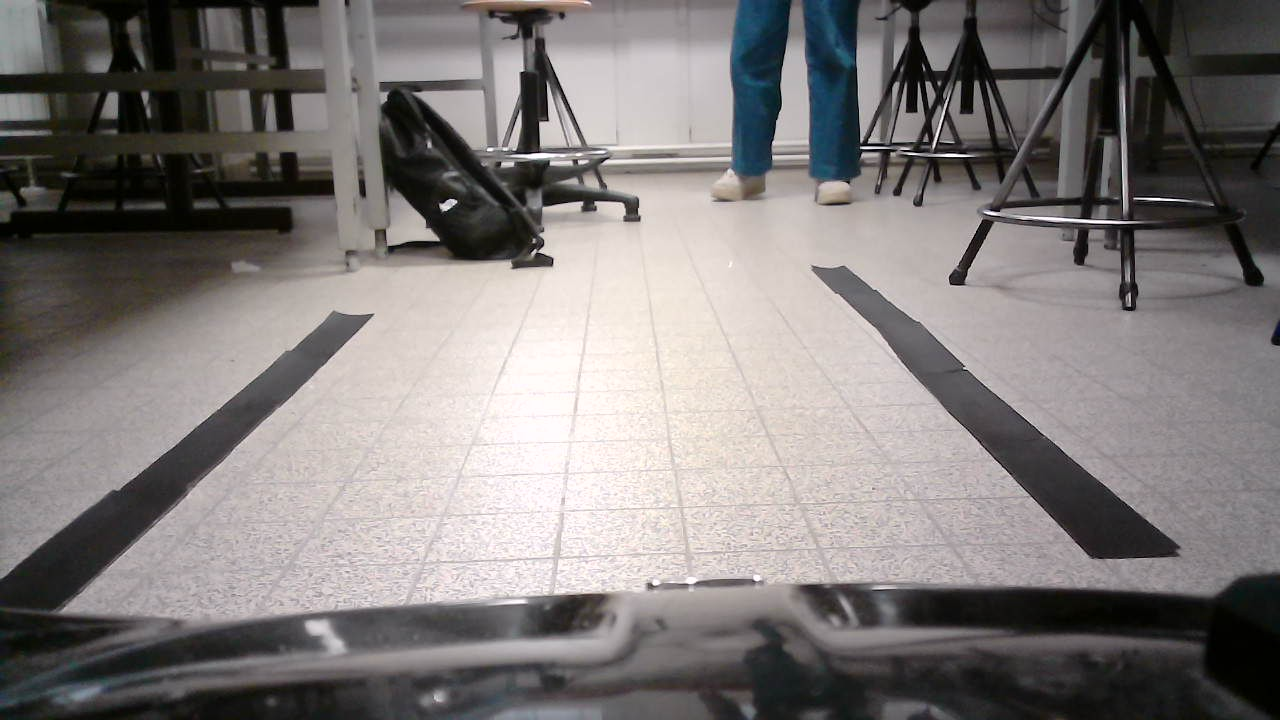
#> input picture raspberryPI3/ros2_ws/src/adas/resource/Lane-detection-opencv-python/image_test.jpg, 1280 x 720 px
$ jupyter execute Lane-detection-opencv.ipynb
#> lines starting #> are read from the running program, lines starting #| are printed output that depends on the picture; after the words box and inside, x2 and y2 are one past the last pixel; in counts of white or black regions, pixels touching at a corner belong together
# Lane Detection using OpenCV
##### Based on https://github.com/d-misra/Lane-detection-opencv-python

Modification made to fit the indoor setting of the geicar:
- Hough lines thereshold and min line length
- Mask to extract the black color of a picture
- Modification of the Hough-line averaging with pick_lane_lines to filter the raw Hough detection
- Modification to have utility functions reusable in the geicar architecture

[cell 1]
import cv2
import matplotlib.pyplot as plt
import numpy as np

[cell 2]
#Utility functions

# Canny edge detection + Remove irrelevant segments of the image and retain only the lane portion
def canny_edges_with_roi(
    binary_mask,
    canny_low=50,
    canny_high=150,
    roi_vertical_ratio=0.5
):
    edges = cv2.Canny(binary_mask, canny_low, canny_high)

    h, w = edges.shape[:2]
    roi_mask = np.zeros_like(edges)
    cv2.rectangle(
        roi_mask,
        (0, int(h * roi_vertical_ratio)),
        (w, h),
        255,
        -1
    )
    return cv2.bitwise_and(edges, roi_mask)


# Averages Hough segments into left/right lane(s)
def hough_lines(
    edges,
    rho=1,
    theta=np.pi / 180,
    threshold=25,
    min_line_length=120,
    max_line_gap=30
):
    return cv2.HoughLinesP(
        edges,
        rho=rho,
        theta=theta,
        threshold=threshold,
        minLineLength=min_line_length,
        maxLineGap=max_line_gap
    )

# dark‑tape color mask
def dark_tape_mask(
    bgr_image,
    lower_dark=np.array([0, 0, 0]),
    upper_dark=np.array([180, 80, 120]),
    kernel_size=5
):
    hsv = cv2.cvtColor(bgr_image, cv2.COLOR_BGR2HSV)
    mask = cv2.inRange(hsv, lower_dark, upper_dark)

    kernel = np.ones((kernel_size, kernel_size), np.uint8)
    mask = cv2.morphologyEx(mask, cv2.MORPH_CLOSE, kernel, iterations=2)
    mask = cv2.morphologyEx(mask, cv2.MORPH_OPEN, kernel, iterations=1)

    return mask

def pick_lane_lines(image_shape, lines, min_slope=0.2):
    if lines is None:
        return None

    h, w = image_shape[:2]
    left, right = [], []

    for l in lines:
        x1, y1, x2, y2 = l.reshape(4)
        if x2 == x1:
            continue

        m = (y2 - y1) / (x2 - x1)
        if abs(m) < min_slope:
            continue

        xm = 0.5 * (x1 + x2)
        if xm < w / 2:
            left.append((x1, y1, x2, y2))
        else:
            right.append((x1, y1, x2, y2))

    lanes = []
    if left:
        lanes.append(np.mean(left, axis=0).astype(int))
    if right:
        lanes.append(np.mean(right, axis=0).astype(int))

    return np.array(lanes) if lanes else None

def detect_lanes_dark_tape(
    inputimage,
    draw_fn,
    thickness=8
):
    mask = dark_tape_mask(inputimage)
    edges = canny_edges_with_roi(mask)
    lines = hough_lines(edges)
    lane_lines = pick_lane_lines(inputimage.shape, lines)

    output = draw_fn(inputimage, lane_lines, thickness=thickness)
    return output, lane_lines, edges, mask


# Draws lines of given thickness over an image
def draw_lines(image, lines, thickness):
    if lines is None:
        return image

    line_image = np.zeros_like(image)
    if len(line_image.shape) == 2:
        line_image = cv2.cvtColor(line_image, cv2.COLOR_GRAY2BGR)

    color = (0, 0, 255)
    for x1, y1, x2, y2 in lines:
        cv2.line(line_image, (x1, y1), (x2, y2), color, thickness)

    combined_image = cv2.addWeighted(image, 0.8, line_image, 1.0, 0.0)
    return combined_image

[cell 3]
# Load input image (ideally this should be a frame extracted from a video)
inputimage = cv2.imread("image_test.jpg")
#> inputimage is the input picture: shape (720, 1280, 3); mean B, G, R 121.8, 122.8, 127.4

plt.figure()
plt.imshow(cv2.cvtColor(inputimage, cv2.COLOR_BGR2RGB))

# Change the inputimage with
masked_input = dark_tape_mask(inputimage)
#> in dark_tape_mask, `hsv = cv2.cvtColor(bgr_image, cv2.COLOR_BGR2HSV)`: hsv: shape (720, 1280, 3); mean H, S, V 80.8, 29.4, 128.7
#> in dark_tape_mask, `mask = cv2.inRange(hsv, lower_dark, upper_dark)`:
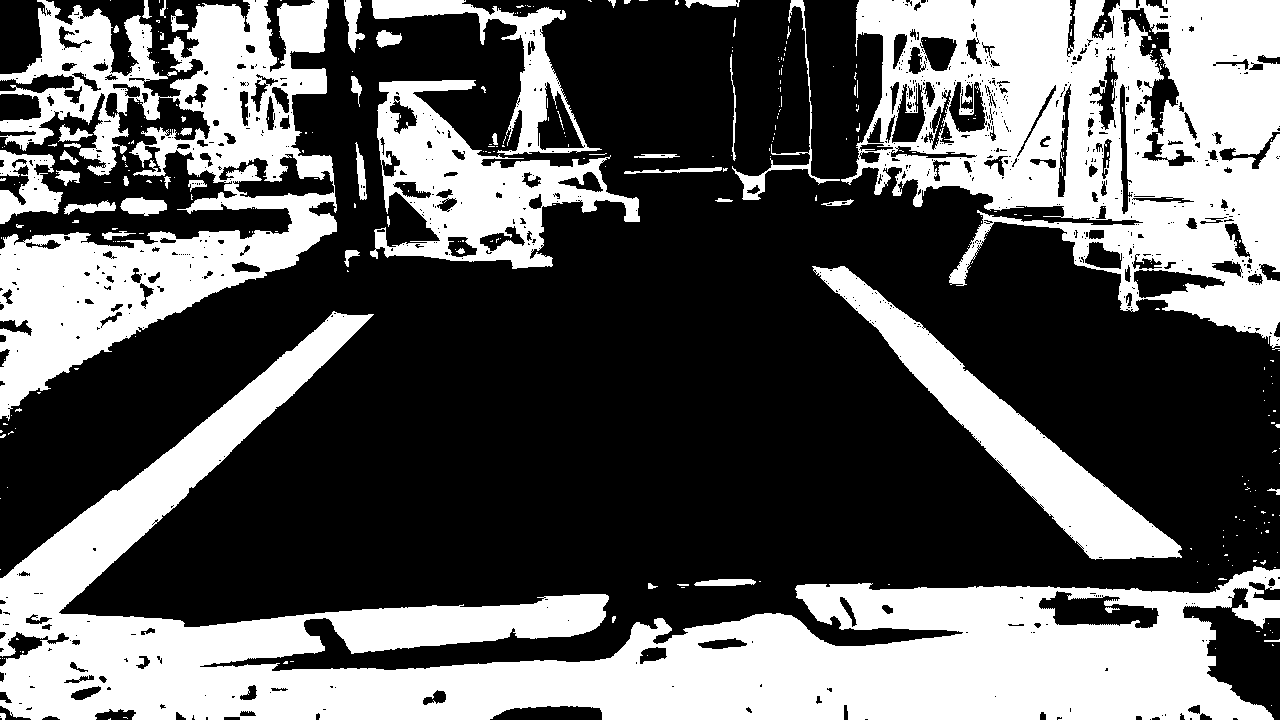
#> mask: shape (720, 1280); 37.5% white; 361 white regions (307 under 20 px), largest, box (x1, y1, x2, y2) and area: (0, 311, 1280, 720) 143645, (841, 0, 1280, 348) 85151, (0, 0, 337, 421) 60237
#> in dark_tape_mask, `mask = cv2.morphologyEx(mask, cv2.MORPH_CLOSE, kernel, iterations=2)`: mask: shape (720, 1280); 42% white; 70 white regions (44 under 20 px), largest, box (x1, y1, x2, y2) and area: (0, 311, 1280, 720) 149986, (624, 0, 1280, 351) 102530, (0, 0, 337, 438) 79358
#> in dark_tape_mask, `mask = cv2.morphologyEx(mask, cv2.MORPH_OPEN, kernel, iterations=1)`: mask: shape (720, 1280); 41.6% white; 23 white regions, largest, box (x1, y1, x2, y2) and area: (0, 312, 1280, 720) 149792, (856, 0, 1280, 350) 99972, (0, 0, 337, 438) 78724
plt.imshow(cv2.cvtColor(masked_input, cv2.COLOR_BGR2RGB))
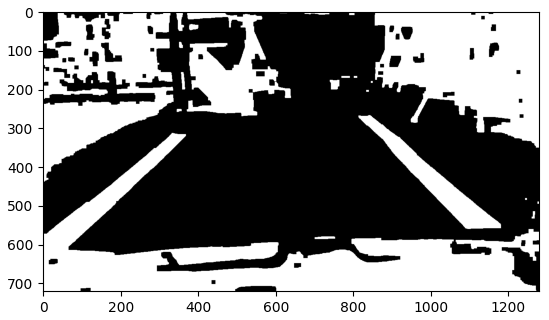
#> figure drawn by matplotlib, 1 panel

[cell 4]
# Canny edge detection + Remove irrelevant segments of the image and retain only the lane portion

edges = canny_edges_with_roi(masked_input)
#> in canny_edges_with_roi, `edges = cv2.Canny(binary_mask, canny_low, canny_high)`: edges: shape (720, 1280); 1.6% white in thin lines or dots
#> in canny_edges_with_roi, `cv2.rectangle( roi_mask, (0, int(h * roi_vertical_ratio)), (w, h), 255..`:
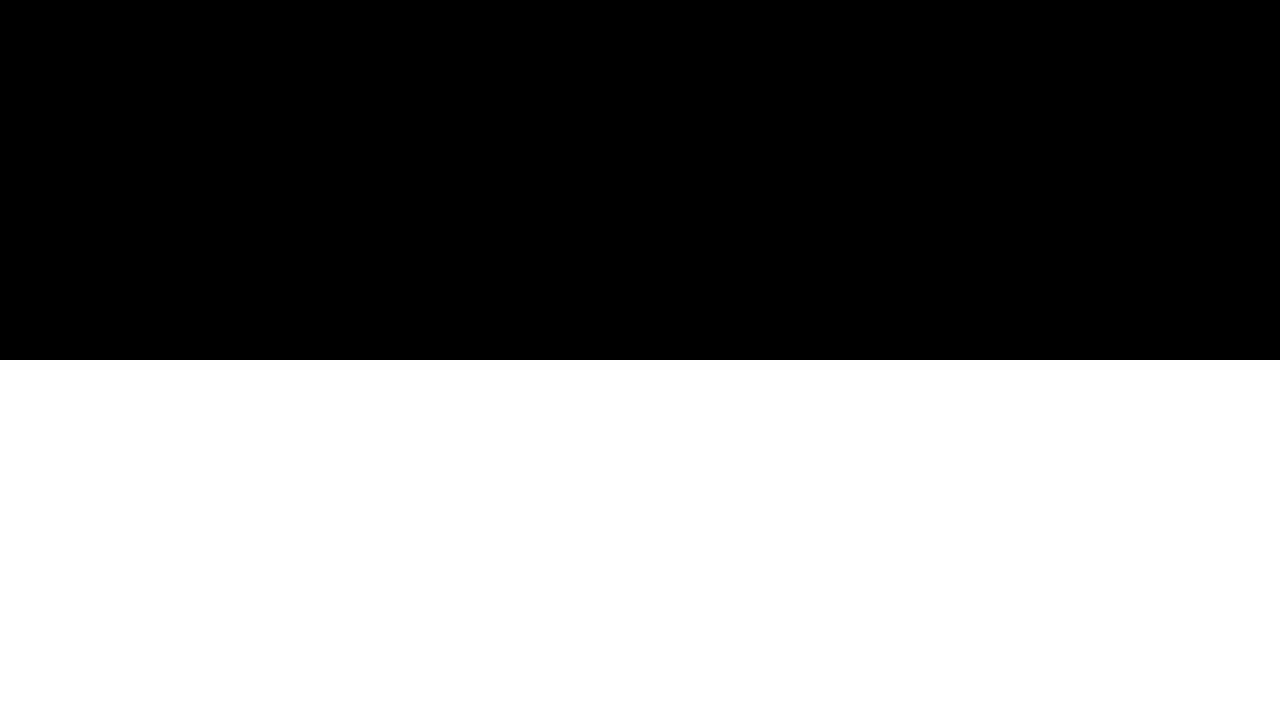
#> roi_mask: shape (720, 1280); 50% white; 1 white region, box (x1, y1, x2, y2) and area: (0, 360, 1280, 720) 460800
#> in canny_edges_with_roi, `return cv2.bitwise_and(edges, roi_mask)`:
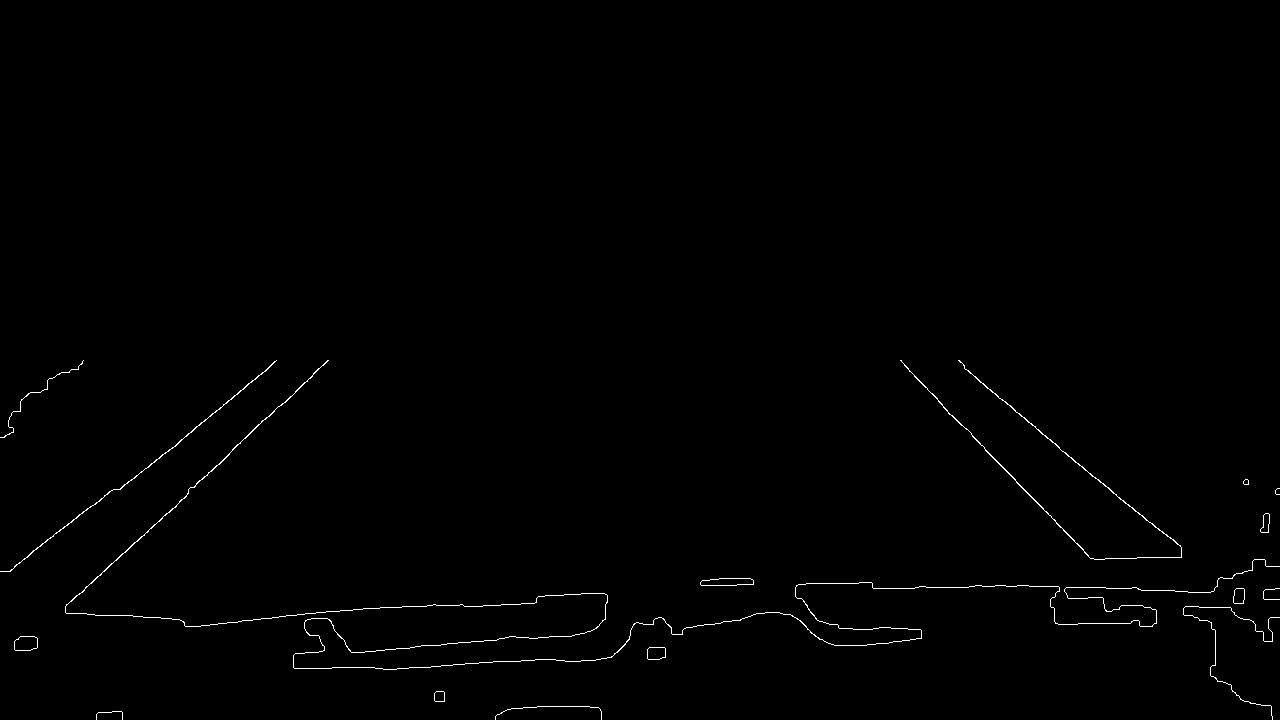
#> returned value: shape (720, 1280); 0.58% white in thin lines or dots, all inside (x1, y1, x2, y2) = (0, 360, 1280, 720)
plt.figure()
plt.imshow(cv2.cvtColor(edges, cv2.COLOR_BGR2RGB))
plt.show()

[cell 5]
output, lanes, edges, mask = detect_lanes_dark_tape(
    inputimage,
    draw_fn=draw_lines,
    thickness=25
)
#> in detect_lanes_dark_tape, `lines = hough_lines(edges)`: lines = 14 rows, first 6: [904, 365, 1136, 605], [964, 367, 1146, 520], [187, 493, 312, 376], [120, 489, 266, 370], [975, 585, 1138, 588], [383, 669, 539, 659]
#> the loop in pick_lane_lines, `for l in lines:` made 14 passes
#> (x1, y1, x2, y2, m, xm) on passes 1, 2, 3, 4, 7, 11, 13, 14: (904, 365, 1136, 605, 1.03, 1020), (964, 367, 1146, 520, 0.841, 1055), (187, 493, 312, 376, -0.936, 249.5), (120, 489, 266, 370, -0.815, 193), (66, 604, 186, 495, -0.908, 126), (188, 491, 328, 360, -0.936, 258), (909, 371, 1089, 557, 1.03, 999), (965, 369, 1120, 499, 0.839, 1042.5)
#> (x1, y1, x2, y2, m) on passes 5, 6, 8, 9, 10, 12: (975, 585, 1138, 588, 0.0184), (383, 669, 539, 659, -0.0641), (421, 645, 579, 634, -0.0696), (297, 614, 435, 604, -0.0725), (1141, 590, 1263, 592, 0.0164), (671, 631, 807, 607, -0.176)
#> after the loop in pick_lane_lines, `for l in lines:`: left = [(187, 493, 312, 376), (120, 489, 266, 370), (66, 604, 186, 495), (188, 491, 328, 360)]; right = [(904, 365, 1136, 605), (964, 367, 1146, 520), (909, 371, 1089, 557), (965, 369, 1120, 499)]
#> in detect_lanes_dark_tape, `lane_lines = pick_lane_lines(inputimage.shape, lines)`: lane_lines = [[140, 519, 273, 400], [935, 368, 1122, 545]]
#> the loop in draw_lines, `for x1, y1, x2, y2 in lines:` made 2 passes
#> in draw_lines, `combined_image = cv2.addWeighted(image, 0.8, line_image, 1.0, 0.0)`:
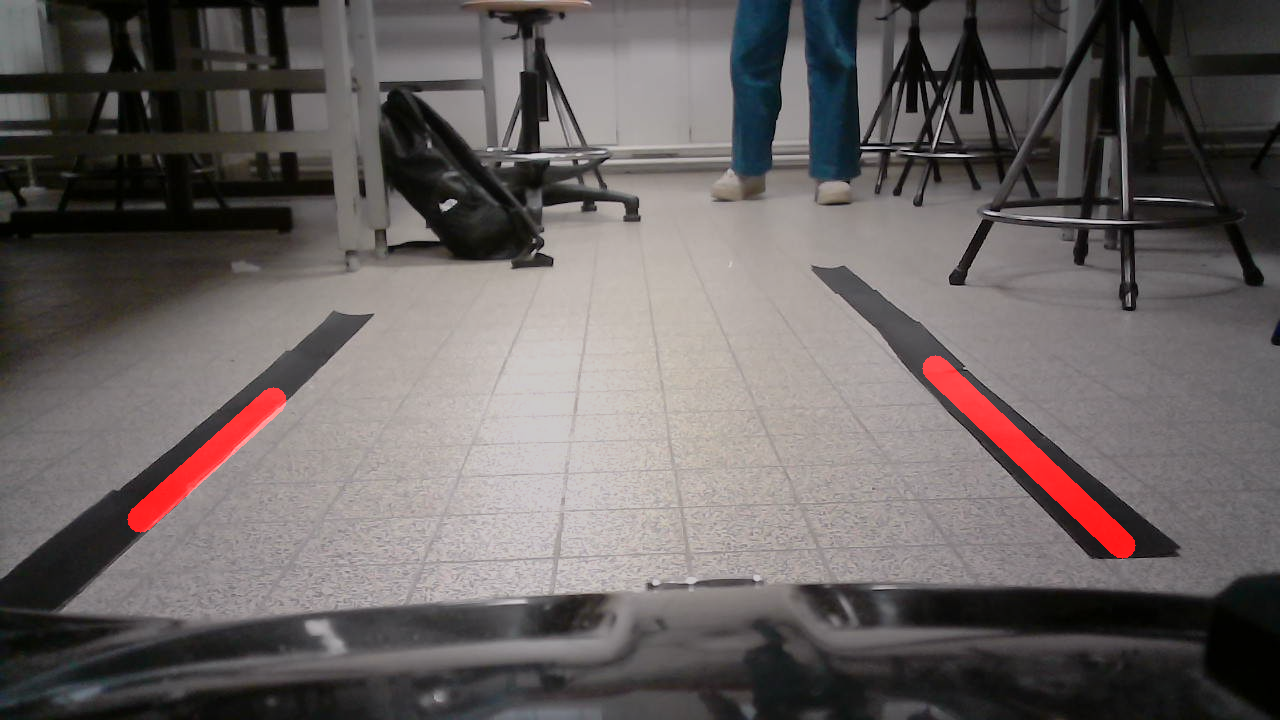
#> combined_image: shape (720, 1280, 3); mean B, G, R 97.4, 98.2, 104.7
#> lanes = [[140, 519, 273, 400], [935, 368, 1122, 545]]
plt.imshow(cv2.cvtColor(output, cv2.COLOR_BGR2RGB))
plt.title("Final lane overlay")
plt.show()

$ run again, with raspberryPI3/ros2_ws/src/adas/resource/Lane-detection-opencv-python/Hough_lines_avg.png saved as raspberryPI3/ros2_ws/src/adas/resource/Lane-detection-opencv-python/image_test.jpg
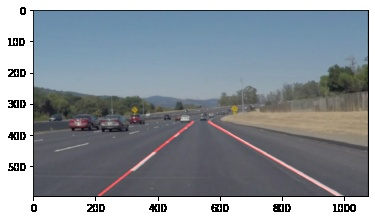
#> input picture raspberryPI3/ros2_ws/src/adas/resource/Lane-detection-opencv-python/Hough_lines_avg.png, 375 x 220 px
#> inputimage is the input picture: shape (220, 375, 3); mean B, G, R 154.6, 147.4, 140
#> hsv: shape (220, 375, 3); mean H, S, V 77.6, 37.7, 157.8
#> in dark_tape_mask, `mask = cv2.inRange(hsv, lower_dark, upper_dark)`:
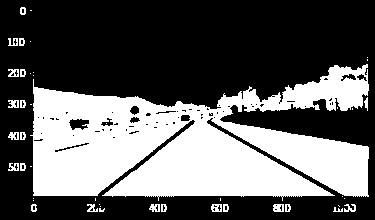
#> mask: shape (220, 375); 37% white; 45 white regions (22 under 20 px), largest, box (x1, y1, x2, y2) and area: (30, 64, 369, 201) 29444, (273, 204, 284, 212) 74, (211, 204, 222, 212) 67
#> edges: shape (220, 375); 1.9% white in thin lines or dots, all inside (x1, y1, x2, y2) = (7, 7, 369, 212)
#> roi_mask: shape (220, 375); 50% white; 1 white region, box (x1, y1, x2, y2) and area: (0, 110, 375, 220) 41250
#> in canny_edges_with_roi, `return cv2.bitwise_and(edges, roi_mask)`:
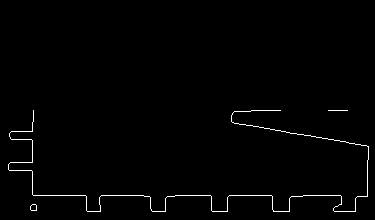
#> returned value: shape (220, 375); 1.1% white in thin lines or dots, all inside (x1, y1, x2, y2) = (8, 110, 369, 212)
#> lines = [[232, 122, 368, 146]]
#> the loop in pick_lane_lines, `for l in lines:` made 1 pass
#> (x1, y1, x2, y2, m) on pass 1: (232, 122, 368, 146, 0.176)
#> after the loop in pick_lane_lines, `for l in lines:`: left = []
